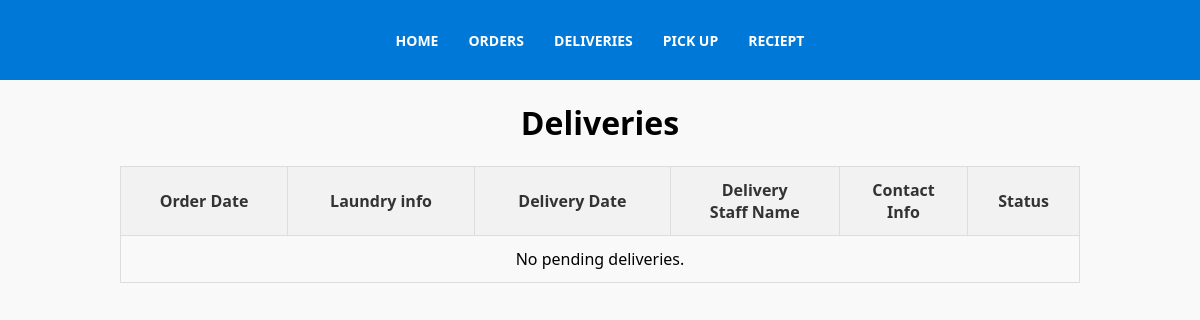
The app's page /htdocs/Delivery.php, older data.
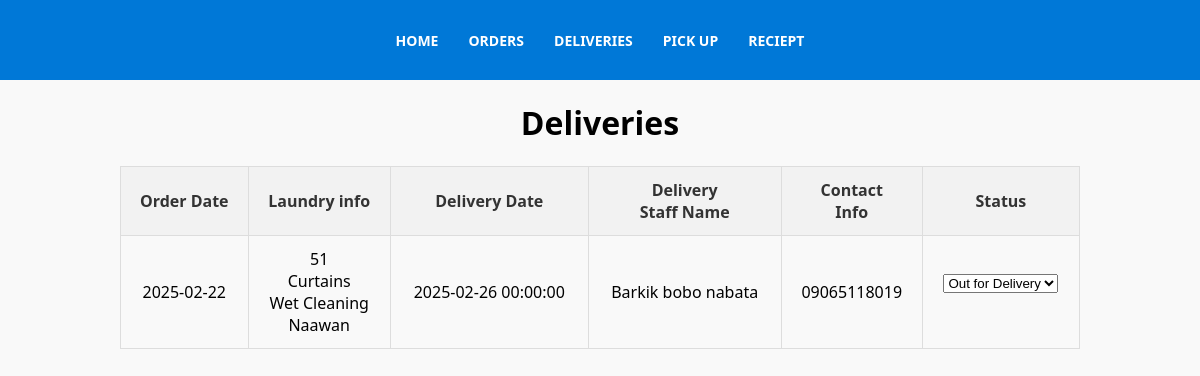
The same page, newer data.
### tables this page shows
CREATE TABLE `Delivery` (
  `Delivery_ID` int(11) NOT NULL AUTO_INCREMENT,
  `Order_ID` int(11) NOT NULL,
  `Admin_ID` int(11) NOT NULL,
  `Delivery_date` datetime NOT NULL,
  `Delivery_staff_name` varchar(255) NOT NULL,
  `Contact_info` varchar(255) NOT NULL,
  `Status` enum('Pending','In Progress','Completed','To be Delivered','Out for Delivery','Delivered') NOT NULL,
  PRIMARY KEY (`Delivery_ID`),
  KEY `Order_ID` (`Order_ID`),
  KEY `Admin_ID` (`Admin_ID`),
  CONSTRAINT `Delivery_ibfk_1` FOREIGN KEY (`Order_ID`) REFERENCES `Orders` (`Order_ID`),
  CONSTRAINT `Delivery_ibfk_2` FOREIGN KEY (`Admin_ID`) REFERENCES `Admin` (`Admin_ID`)
);

CREATE TABLE `Orders` (
  `Order_ID` int(11) NOT NULL AUTO_INCREMENT,
  `Order_date` date NOT NULL,
  `Laundry_type` varchar(255) NOT NULL,
  `Laundry_quantity` int(11) NOT NULL,
  `Cleaning_type` varchar(255) NOT NULL,
  `Place` varchar(255) NOT NULL,
  `Priority_number` text DEFAULT NULL,
  `Status` enum('Pending','In Progress','Completed','To be Delivered','Out for Delivery','Delivered') DEFAULT 'Pending',
  `User_ID` int(11) DEFAULT NULL,
  `Admin_ID` int(11) DEFAULT NULL,
  PRIMARY KEY (`Order_ID`),
  KEY `User_ID` (`User_ID`),
  KEY `Admin_ID` (`Admin_ID`),
  CONSTRAINT `Orders_ibfk_1` FOREIGN KEY (`User_ID`) REFERENCES `User` (`User_ID`),
  CONSTRAINT `Orders_ibfk_2` FOREIGN KEY (`Admin_ID`) REFERENCES `Admin` (`Admin_ID`)
);

### htdocs/Delivery.php (the view, shortened to what this page needs)
<?php
include("db_connect.php");
include("Menu.php");
?>
<!DOCTYPE html>
<html lang="en">
<head>
</head>
<body>
    <h1>Deliveries</h1>
    <table>
        <tr>
            <th>Order Date</th>
            <th>Laundry info</th>
            <th>Delivery Date</th>
            <th>Delivery <br> Staff Name</th>
            <th>Contact <br> Info</th>
            <th>Status</th>
        </tr>
        <?php
        $sql = "SELECT Delivery.*, Orders.Place, Orders.Order_date, Orders.Laundry_type, Orders.Laundry_quantity, Orders.Cleaning_type
                FROM Delivery
                INNER JOIN Orders ON Delivery.Order_ID = Orders.Order_ID
                WHERE Delivery.Status != 'Delivered'";
        $result = mysqli_query($conn, $sql);
        if (mysqli_num_rows($result) > 0) {
            while ($row = mysqli_fetch_assoc($result)) {
                echo "<tr>";
                echo "<td>" . $row['Order_date'] . "</td>";
                echo "<td>" . $row['Laundry_quantity'] . "<br>" . $row['Laundry_type'] . "<br>" . $row['Cleaning_type'] . "<br>" . $row['Place'] . "</td>";
                echo "<td>" . $row['Delivery_date'] . "</td>";
                echo "<td>" . $row['Delivery_staff_name'] . "</td>";
                echo "<td>" . $row['Contact_info'] . "</td>";
                echo "<td>
                        <form method='POST'>
                            <input type='hidden' name='Delivery_ID' value='" . $row['Delivery_ID'] . "'>
                            <select name='status' onchange='this.form.submit()'>
                                <option value='Out for Delivery' " . ($row['Status'] == 'Out for Delivery' ? 'selected' : '') . ">Out for Delivery</option>
                                <option value='Delivered' " . ($row['Status'] == 'Delivered' ? 'selected' : '') . ">Delivered</option>
                            </select>
                        </form>
                    </td>";
                echo "</tr>";
            }
        } else {
            echo "<tr><td colspan='6'>No pending deliveries.</td></tr>";
        }
        ?>
    </table>
</body>
</html>

### htdocs/Menu.php (shortened to what this page needs)
<nav>
    <ul>
        <li><a href="home.php">Home</a></li>
        <li><a href="Orders.php">Orders</a></li>
        <li><a href="Delivery.php">Deliveries</a></li>
        <li><a href="Pickup.php">Pick Up</a></li>
        <li><a href="">Reciept</a></li>
     </ul>
        </nav>

### htdocs/Menu.php (style rules this page uses)
body { font-family: 'Segoe UI', Tahoma, Geneva, Verdana, sans-serif; margin: 0; padding: 0; }
nav { background-color: #0078d7; padding: 0px; }
nav ul { list-style: none; margin: 0; padding: 0; display: flex; justify-content: center; align-items: center; height: 80px; }
nav ul li { margin: 0 15px; }
nav ul li a { text-decoration: none; color: #fff; font-size: 14px; font-weight: bold; text-transform: uppercase; transition: color 0.3s ease; }

### htdocs/Delivery.php (style rules this page uses)
body { font-family: 'Segoe UI', Tahoma, Geneva, Verdana, sans-serif; background-color: #f9f9f9; margin: 0; padding: 0; }
h1 { text-align: center; color: black; }
table { width: 80%; margin: 0 auto; border-collapse: collapse; background-color: #fff; }
table th, table td { padding: 12px; text-align: center; border: 1px solid #ddd; }
table th { background-color: #f2f2f2; font-weight: bold; color: #333; }
table tr:nth-child(even) { background-color: #f9f9f9; }

Row changes from the older to the newer data that the page shows:
added delivery: Order_ID.Order_date "2025-02-22", Order_ID.Laundry_quantity "51", Order_ID.Laundry_type "Curtains", Order_ID.Cleaning_type "Wet Cleaning", Order_ID.Place "Naawan", Delivery_date "2025-02-26 00:00:00", Delivery_staff_name "Barkik bobo nabata", Contact_info "09065118019", status "Out for Delivery"
Text that changed along with them:
text no longer shown: "No pending deliveries."
